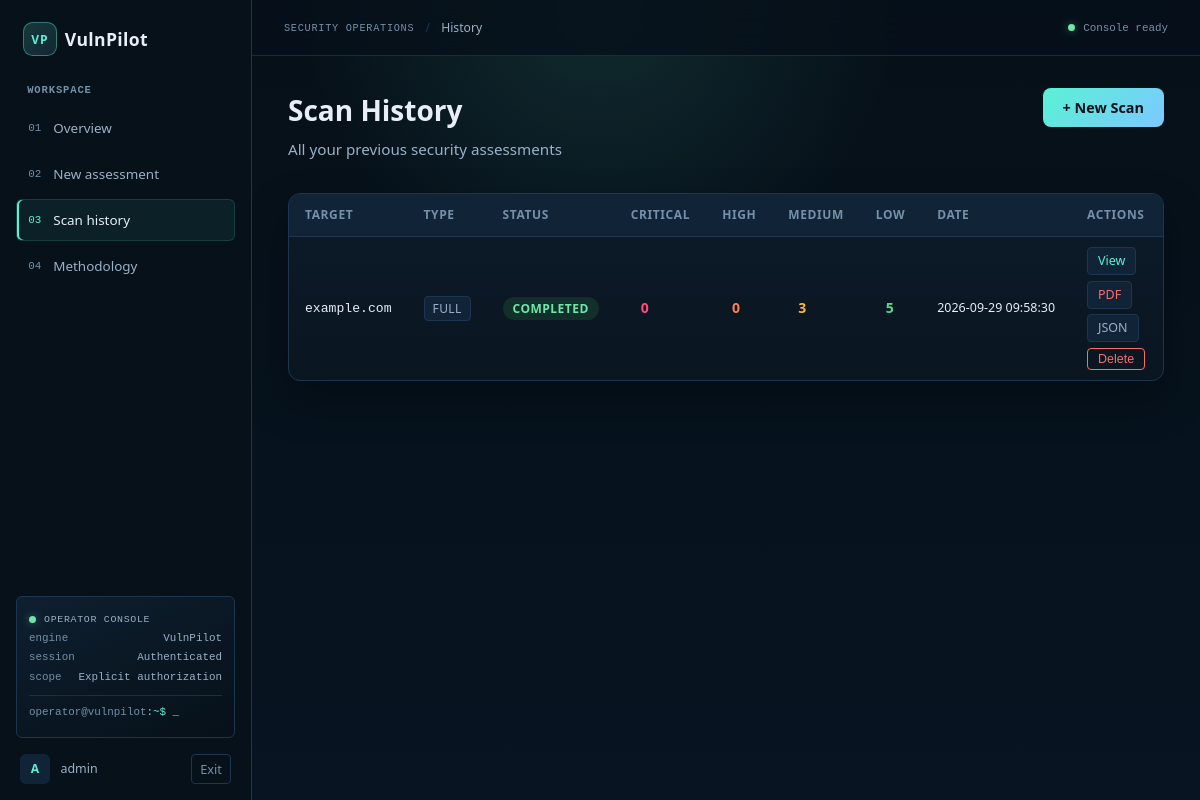
Screenshot of /history (signed in) with the database file from the repository.
### tables this page shows
CREATE TABLE scans (
                id TEXT PRIMARY KEY,
                user_id INTEGER NOT NULL,
                target TEXT NOT NULL,
                scan_type TEXT DEFAULT 'full',
                status TEXT DEFAULT 'running',
                results TEXT,
                critical_count INTEGER DEFAULT 0,
                high_count INTEGER DEFAULT 0,
                medium_count INTEGER DEFAULT 0,
                low_count INTEGER DEFAULT 0,
                created_at TIMESTAMP DEFAULT CURRENT_TIMESTAMP,
                updated_at TIMESTAMP DEFAULT CURRENT_TIMESTAMP,
                FOREIGN KEY (user_id) REFERENCES users(id)
            );

### app.py (the view)
@app.route('/history')
def history():
    if 'user_id' not in session:
        return redirect(url_for('login'))
    scans = db.get_scans_by_user(session['user_id'])
    return render_template('history.html', scans=scans)

### modules/database.py (called while the page is built)
    def get_conn(self):
        conn = sqlite3.connect(self.db_path)
        conn.row_factory = sqlite3.Row
        return conn

    def get_scans_by_user(self, user_id):
        conn = self.get_conn()
        scans = conn.execute('''
            SELECT * FROM scans WHERE user_id = ? ORDER BY created_at DESC
        ''', (user_id,)).fetchall()
        conn.close()
        return [dict(s) for s in scans]

### templates/history.html (shortened to what this page needs)
{% extends "base.html" %}
{% block extra_css %}
<link rel="stylesheet" href="{{ url_for('static', filename='css/dashboard.css') }}">
{% endblock %}
{% block content %}
<div class="page-header">
    <div>
        <h1 class="page-title">Scan History</h1>
        <p class="page-subtitle">All your previous security assessments</p>
    </div>
    <a href="{{ url_for('scan') }}" class="btn-primary">+ New Scan</a>
</div>
{% if scans %}
<div class="panel">
    <table class="data-table history-table">
        <thead>
            <tr>
                <th>Target</th>
                <th>Type</th>
                <th>Status</th>
                <th>Critical</th>
                <th>High</th>
                <th>Medium</th>
                <th>Low</th>
                <th>Date</th>
                <th>Actions</th>
            </tr>
        </thead>
        <tbody>
            {% for scan in scans %}
            <tr>
                <td class="target-cell">{{ scan.target }}</td>
                <td><span class="meta-tag">{{ scan.scan_type }}</span></td>
                <td><span class="badge badge--{{ scan.status }}">{{ scan.status }}</span></td>
                <td><span class="count-cell count-critical">{{ scan.critical_count or 0 }}</span></td>
                <td><span class="count-cell count-high">{{ scan.high_count or 0 }}</span></td>
                <td><span class="count-cell count-medium">{{ scan.medium_count or 0 }}</span></td>
                <td><span class="count-cell count-low">{{ scan.low_count or 0 }}</span></td>
                <td class="date-cell">{{ scan.created_at }}</td>
                <td>
                    <div class="action-cell">
                        {% if scan.status == 'completed' %}
                        <a href="{{ url_for('scan_results', scan_id=scan.id) }}" class="btn-sm">View</a>
                        <a href="{{ url_for('download_pdf', scan_id=scan.id) }}" class="btn-sm btn-sm--danger">PDF</a>
                        <a href="{{ url_for('download_json', scan_id=scan.id) }}" class="btn-sm btn-sm--muted">JSON</a>
                        {% endif %}
                        <button class="btn-sm btn-sm--delete" data-scan-id="{{ scan.id }}">Delete</button>
                    </div>
                </td>
            </tr>
            {% endfor %}
        </tbody>
    </table>
</div>
{% endif %}
{% endblock %}

### static/css/main.css (style rules this page uses)
:root { --bg-primary: #07111a; --bg-secondary: #0d1b2a; --bg-tertiary: #112437; --border: #1e3550; --text-primary: #e8edf6; --text-secondary: #9bb1c7; --text-muted: #7590a9; --accent: #59f2d4; --accent-dark: #2ad1b0; --accent-strong: #7dc8ff; --success: #6ee7a8; --warning: #f7c873; --danger: #ff6b6b; --critical: #ff4d7a; --high: #ff7f50; --medium: #f5b642; --low: #58d68d; --info: #6bb8ff; --radius: 8px; --radius-lg: 12px; --shadow: 0 4px 16px rgba(0,0,0,0.4); --shadow-sm: 0 2px 8px rgba(0,0,0,0.3); --font: 'Segoe UI', system-ui, -apple-system, sans-serif; --font-mono: 'Cascadia Code', 'Fira Code', 'Consolas', monospace; --nav-height: 64px; }
*, *::before, *::after { box-sizing: border-box; margin: 0; padding: 0; }
html { scroll-behavior: smooth; }
body { font-family: var(--font); background: radial-gradient(circle at top, rgba(89, 242, 212, 0.12), transparent 30%), linear-gradient(180deg, #061018 0%, #071421 100%); color: var(--text-primary); min-height: 100vh; line-height: 1.6; }
a { color: var(--accent); text-decoration: none; }
.page-header { display: flex; align-items: flex-start; justify-content: space-between; margin-bottom: 2rem; flex-wrap: wrap; gap: 1rem; }
.page-title { font-size: 1.75rem; font-weight: 700; color: var(--text-primary); }
.page-subtitle { color: var(--text-secondary); font-size: 0.95rem; margin-top: 0.25rem; }
.btn-primary { display: inline-flex; align-items: center; gap: 0.5rem; padding: 0.5rem 1.25rem; background: linear-gradient(135deg, var(--accent), var(--accent-strong)); color: #041118; border: none; border-radius: var(--radius); font-size: 0.9rem; font-weight: 600; cursor: pointer; transition: background 0.15s, transform 0.1s; text-decoration: none; }
.btn-sm { display: inline-block; padding: 3px 10px; font-size: 0.78rem; border-radius: 4px; background: var(--bg-tertiary); color: var(--accent); border: 1px solid var(--border); cursor: pointer; text-decoration: none; transition: background 0.15s; }
.btn-sm--danger { color: var(--danger); }
.btn-sm--muted { color: var(--text-secondary); }
.btn-sm--delete { color: var(--danger); border-color: var(--danger); background: transparent; }
.panel { background: linear-gradient(180deg, rgba(13,27,42,0.98), rgba(10,22,31,0.98)); border: 1px solid var(--border); border-radius: var(--radius-lg); overflow: hidden; margin-bottom: 1.5rem; box-shadow: 0 20px 40px rgba(1, 6, 12, 0.35); }
.badge { display: inline-block; padding: 2px 10px; border-radius: 20px; font-size: 0.75rem; font-weight: 600; text-transform: uppercase; letter-spacing: 0.04em; }
.badge--completed { background: rgba(63,185,80,0.15); color: var(--success); }
.data-table { width: 100%; border-collapse: collapse; font-size: 0.875rem; }
.data-table th { padding: 0.7rem 1rem; text-align: left; font-size: 0.75rem; font-weight: 600; color: var(--text-muted); text-transform: uppercase; letter-spacing: 0.05em; background: var(--bg-tertiary); border-bottom: 1px solid var(--border); }
.data-table td { padding: 0.65rem 1rem; border-bottom: 1px solid rgba(48,54,61,0.5); color: var(--text-primary); vertical-align: middle; }
.data-table tr:last-child td { border-bottom: none; }

### static/css/dashboard.css (style rules this page uses)
.history-table { padding: 0; }
.target-cell { font-family: var(--font-mono); font-size: 0.82rem; max-width: 200px; overflow: hidden; text-overflow: ellipsis; white-space: nowrap; }
.date-cell { font-size: 0.78rem; color: var(--text-muted); white-space: nowrap; }
.count-cell { display: inline-block; min-width: 28px; text-align: center; font-weight: 700; font-size: 0.875rem; }
.count-critical { color: var(--critical); }
.count-high { color: var(--high); }
.count-medium { color: var(--medium); }
.count-low { color: var(--low); }
.action-cell { display: flex; gap: 0.35rem; flex-wrap: wrap; }
.meta-tag { display: inline-block; padding: 2px 8px; background: var(--bg-tertiary); border: 1px solid var(--border); border-radius: 4px; font-size: 0.75rem; color: var(--text-secondary); text-transform: uppercase; letter-spacing: 0.03em; }

### rows the page displays
scans: target "example.com", scan_type "FULL", status "COMPLETED", critical_count "0", high_count "0", medium_count "3", low_count "5", created_at "2026-09-29 09:58:30"

### other values shown
{{ session.username[:1]|upper }} "A"
{{ session.username }} "admin"
{{ request.endpoint|replace('_', ' ')|title }} "History"
